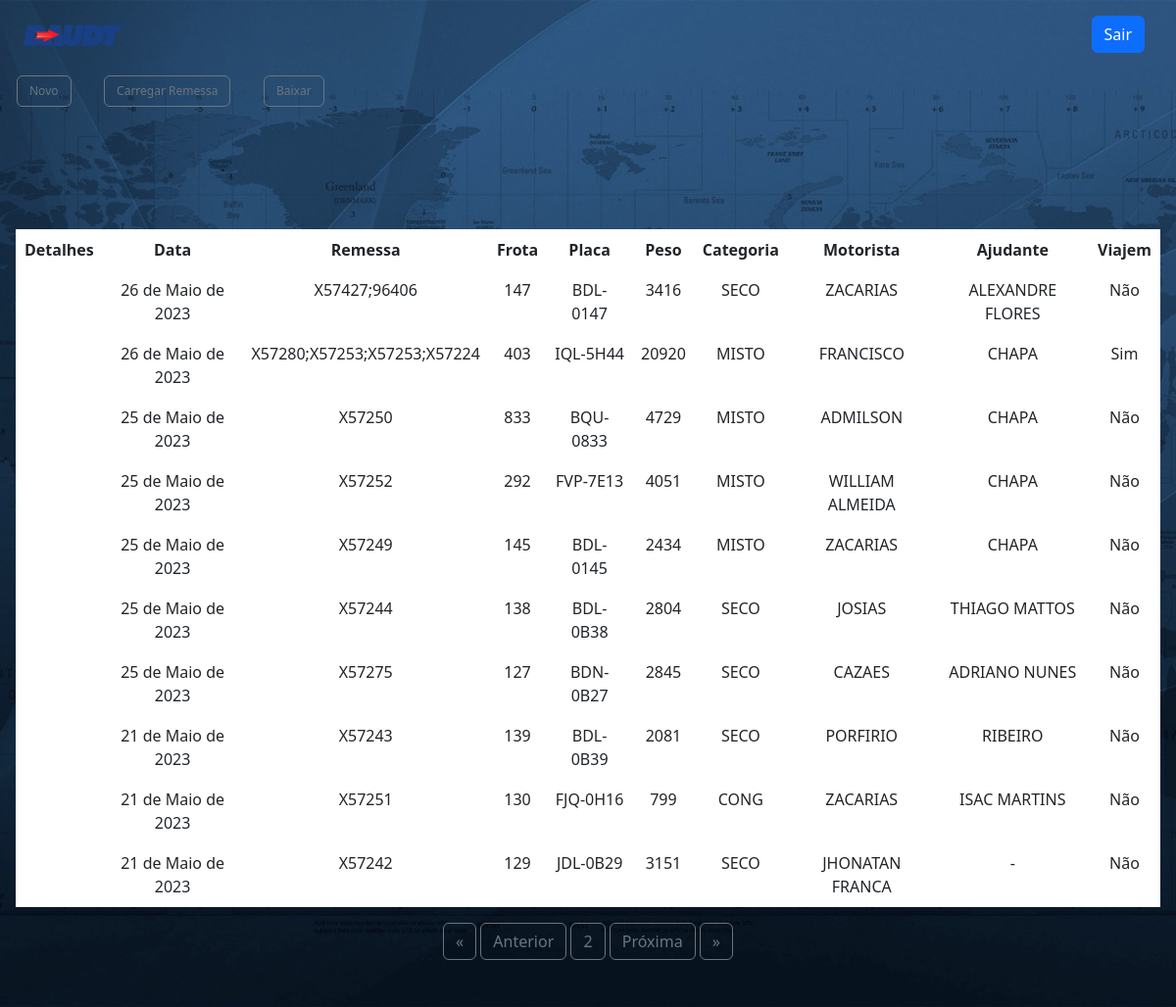
Page /homefrotas/escala/?page=2 on the committed database.
### IAs/models.py (models this page shows, shortened)
class Escala(models.Model):
    data = models.DateField(default= datetime.utcnow)
    remessa = models.CharField(max_length=100)
    frota = models.IntegerField()
    placa = models.CharField(max_length=10)
    tipo_carga = models.CharField(max_length=5)
    peso = models.IntegerField()
    entregas = models.IntegerField(default=0)
    distancia = models.IntegerField(default=0)
    motorista = models.CharField(max_length=30)
    ajudante = models.CharField(max_length=30)
    viagem = models.CharField(max_length=3)
    status = models.CharField(max_length=10, default ='EM ENTREGA')
    observacao = models.CharField(max_length=100, blank=True, null=True)

### IAs/views.py (the view)
# urls.py: path('homefrotas/escala/', escala, name='escala'),
def escala(request):
    periodos = Colaboradores.objects.all()
    listas = Frota.objects.filter(status = 'DISPONÍVEL', empresa = 'IPIRANGA').all()
    escalas = Escala.objects.order_by('-data').all()
    ajudantes = Colaboradores.objects.order_by('status1', 'tempo_s').reverse().filter(status = 'DISPONÍVEL').all()
    motoristas = Colaboradores.objects.order_by('status1', 'tempo_s').reverse().all()
    paginator = Paginator(escalas, 10)
    page_number = request.GET.get('page')
    page_obj = paginator.get_page(page_number)
    remessas = Remessa.objects.filter(status = 'DISPONÍVEL')
    try:
        for i in periodos:
            if i.periodo == None or i.periodo == '':
                pass
            else:
                data = i.periodo
                data_tratada = datetime.strptime(str(data), "%Y-%m-%d").date()
                if data_tratada < date.today():
                    novo_periodo = Colaboradores.objects.filter(nome=i.nome)
                    novo_periodo.update(status='DISPONÍVEL', periodo=None)
    except:
        pass
    if request.method == 'POST':
        remessa = request.POST.get('remessa1')
        if len(remessa) > 6:
            rem = str(remessa).split(';')
            for rem1 in rem:
                add = Remessa.objects.filter(remessa = rem1).all()
                add.update(status = 'EM ROTA')
        else:
            pass
        frota = request.POST.get('frota1')
        placa = request.POST.get('placa1')
        peso = request.POST.get('peso1')
        tipo = request.POST.get('tipo1')
        motorista = request.POST.get('motorista1')
        ajudante = request.POST.get('ajudante1')
        viagem = request.POST.get('viagem1')
        entregas = request.POST.get('entregas1')
        distancia = request.POST.get('distancia1')
        obs = request.POST.get('obs')
        escala = Escala(remessa = remessa, frota = frota, placa = placa, peso = peso, tipo_carga = tipo, motorista = motorista, ajudante = ajudante, viagem = viagem, entregas = entregas, distancia = distancia, observacao = obs)
        if frota == '' or placa == '' or peso == '' or ajudante == '' or motorista == '':
            pass
        else:
            disp = Frota.objects.filter(numero = frota)
            disp.update(status = 'EM ROTA')
            mot = Colaboradores.objects.filter(nome_guerra = motorista)
            mot.update(status = 'EM ROTA')
            if ajudante == '-' or ajudante == 'CHAPA':
                pass
            else:
                aj = Colaboradores.objects.filter(nome_guerra = ajudante)
                aj.update(status = 'EM ROTA')
            rem = Remessa.objects.filter(remessa = remessa)
            rem.update(status ='EM ROTA')
            if Escala.objects.filter(remessa = remessa).exists():
                pass
            else:
                escala.save()
            return redirect('IAs:escala')
    else:
        pass
    return render(request, 'escala.html', {'listas':listas, 'escalas':escalas, 'ajudantes': ajudantes, 'motoristas':motoristas, 'remessas': remessas, 'page_obj': page_obj})

### IAs/models.py (called while the page is built)
    def __str__(self):
        return self.nome_guerra

### IAs/templates/escala.html (shortened to what this page needs)
{% extends 'base.html' %}
{% load static %}
{% block content %}
<header class="min-h-screen bg-black bg-opacity-25 bg-blend-overlay showcase justify-center bg-no-repeat bg-cover bg-center"  style="background-image: url('{% static 'image/FundoHomeFrotas.jpg' %}')">
    <div class="px-3 py-14">
    <table>
        <tbody>
            <tr>
                <th>
                    <button class="btn btn-outline-secondary" onclick="novaRemessa(1)" style="font-size: 0.75rem;">Novo</button>
                </th>
                <th style="width: 10%;">
                    <br><br><br>
                </th>
                <th>
                    <a href="{% url 'IAs:remessa' %}">
                        <button class="btn btn-outline-secondary" style="font-size: 0.75rem;">Carregar Remessa</button>
                    </a>
                </th>
                <th style="width: 10%;">
                    <br><br><br>
                </th>
                <th>
                    <a href="{% url 'IAs:downloadescala' %}">
                        <input type="button" class="btn btn-outline-secondary" style="font-size: 0.75rem;" value="Baixar">
                    </a>
                </th>
            </tr>
        </tbody>
    </table>
    </div>
    <div class="py-5 px-3">
        <table class="table table-bordered border-white text-white text-center rounded-lg" id="tab">
            <thead>
                <tr>
                    <th scope="col">Detalhes</th>
                    <th scope="col">Data</th>
                    <th scope="col">Remessa</th>
                    <th scope="col">Frota</th>
                    <th scope="col">Placa</th>
                    <th scope="col">Peso</th>
                    <th scope="col">Categoria</th>
                    <th scope="col">Motorista</th>
                    <th scope="col">Ajudante</th>
                    <th scope="col">Viajem</th>
                </tr>
            </thead>
            <tbody>
                {% for esc in page_obj %}
                <tr>
                    <td class="gridcells">
                        <a data-bs-toggle="modal" data-bs-target="#acoes" data-bs-whatever="@getbootstrap" onclick="edt('{{esc.data}}', {{esc.frota}}, '{{esc.placa}}', '{{esc.remessa}}', '{{esc.motorista}}', {{esc.peso}}, '{{esc.ajudante}}', '{{esc.viagem}}', '{{esc.tipo_carga}}', {{esc.entregas}}, {{esc.distancia}}, '{{esc.observacao}}')">
                            <img src="{%static 'image/contexto.png'%}" style="display: inline-block;">
                        </a>
                    </td>
                    <td class="gridcells">{{esc.data}}</td>
                    <td class="gridcells">{{esc.remessa}}</td>
                    <td class="gridcells">{{esc.frota}}</td>
                    <td class="gridcells">{{esc.placa}}</td>
                    <td class="gridcells">{{esc.peso}}</td>
                    <td class="gridcells">{{esc.tipo_carga}}</td>
                    <td class="gridcells">{{esc.motorista}}</td>
                    <td class="gridcells">{{esc.ajudante}}</td>
                    <td class="gridcells">{{esc.viagem}}</td>
                {% endfor %}
            </tbody>
        </table>
        <div class="pagination">
            <span class="step-links" style="margin-left:auto;margin-right:auto;text-align:center">
                {% if page_obj.has_previous %}
                    <a class="btn btn-outline-secondary" href="?page=1">&laquo;</a>
                    <a class="btn btn-outline-secondary" href="?page={{ page_obj.previous_page_number }}">Anterior</a>
                {% endif %}
            <span class="current-page btn btn-outline-secondary">{{ page_obj.number}}</span>
                {% if page_obj.has_next %}
                    <a class="btn btn-outline-secondary" href="?page={{ page_obj.next_page_number }}">Próxima</a>
                    <a class="btn btn-outline-secondary" href="?page={{ page_obj.paginator.num_pages }}">&raquo;</a>
                {% endif %}
            </span>
        </div>
    </div>
</header>
{% endblock %}

### rows in the picture
Escala: data "26 de Maio de 2023", remessa "X57427;96406", frota "147", placa "BDL-0147", peso "3416", tipo_carga "SECO", motorista "ZACARIAS", ajudante "ALEXANDRE FLORES", viagem "Não"
Escala: data "26 de Maio de 2023", remessa "X57280;X57253;X57253;X57224", frota "403", placa "IQL-5H44", peso "20920", tipo_carga "MISTO", motorista "FRANCISCO", ajudante "CHAPA", viagem "Sim"
Escala: data "25 de Maio de 2023", remessa "X57250", frota "833", placa "BQU-0833", peso "4729", tipo_carga "MISTO", motorista "ADMILSON", ajudante "CHAPA", viagem "Não"
Escala: data "25 de Maio de 2023", remessa "X57252", frota "292", placa "FVP-7E13", peso "4051", tipo_carga "MISTO", motorista "WILLIAM ALMEIDA", ajudante "CHAPA", viagem "Não"
Escala: data "25 de Maio de 2023", remessa "X57249", frota "145", placa "BDL-0145", peso "2434", tipo_carga "MISTO", motorista "ZACARIAS", ajudante "CHAPA", viagem "Não"
Escala: data "25 de Maio de 2023", remessa "X57244", frota "138", placa "BDL-0B38", peso "2804", tipo_carga "SECO", motorista "JOSIAS", ajudante "THIAGO MATTOS", viagem "Não"
Escala: data "25 de Maio de 2023", remessa "X57275", frota "127", placa "BDN-0B27", peso "2845", tipo_carga "SECO", motorista "CAZAES", ajudante "ADRIANO NUNES", viagem "Não"
Escala: data "21 de Maio de 2023", remessa "X57243", frota "139", placa "BDL-0B39", peso "2081", tipo_carga "SECO", motorista "PORFIRIO", ajudante "RIBEIRO", viagem "Não"
Escala: data "21 de Maio de 2023", remessa "X57251", frota "130", placa "FJQ-0H16", peso "799", tipo_carga "CONG", motorista "ZACARIAS", ajudante "ISAC MARTINS", viagem "Não"
Escala: data "21 de Maio de 2023", remessa "X57242", frota "129", placa "JDL-0B29", peso "3151", tipo_carga "SECO", motorista "JHONATAN FRANCA", ajudante "-", viagem "Não"

### other values in the picture
{{ page_obj.number }} "2"
